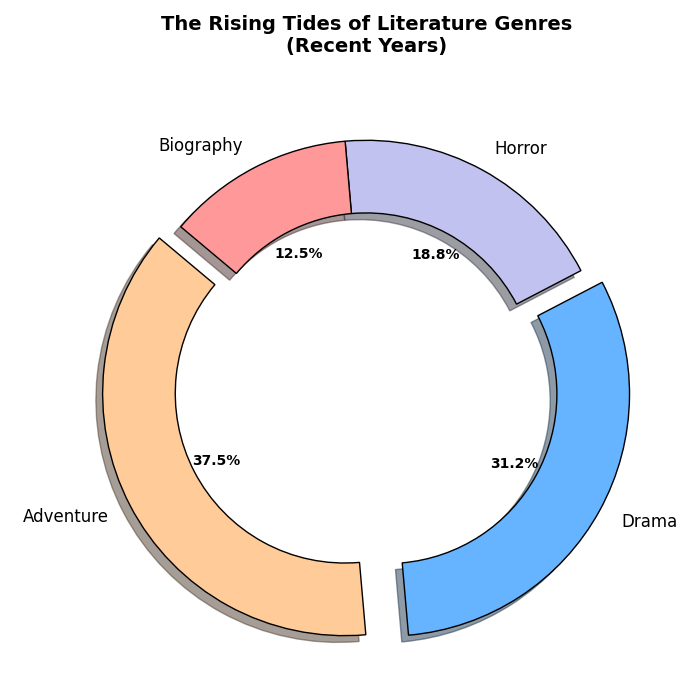

Python code for this plot:
import matplotlib.pyplot as plt

genres = ['Adventure', 'Drama', 'Horror', 'Biography']
popularity = [30, 25, 15, 10]
colors = ['#ffcc99', '#66b3ff', '#c2c2f0', '#ff9999']
explode = (0.1, 0.1, 0, 0)

fig, ax = plt.subplots(figsize=(7, 7))
wedges, texts, autotexts = ax.pie(popularity, labels=genres, colors=colors, autopct='%1.1f%%', startangle=140,
                                  explode=explode, wedgeprops={'edgecolor': 'black', 'width': 0.3}, textprops={'fontsize': 12}, shadow=True)

ax.set_title("The Rising Tides of Literature Genres\n(Recent Years)", fontsize=14, fontweight='bold', pad=20)

for autotext in autotexts:
    autotext.set_color('black')
    autotext.set_fontsize(10)
    autotext.set_weight('bold')

plt.tight_layout()
plt.show()
